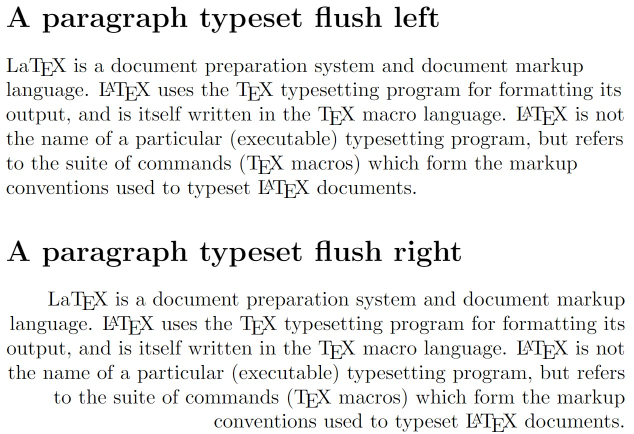
#> input picture A4/img.jpeg, 1267 x 868 px (shown at 1/2 size)
$ jupyter execute Q3.ipynb
#> lines starting #> are read from the running program, lines starting #| are printed output that depends on the picture; long printed decimals are rounded
Huffman coding is a variable-length prefix coding technique. It relies on creating a variable-length code for each symbol (in this case, pixel values) based on their frequency of occurrence in the image. It does not involve any mathematical transforms.

[cell 1]
import heapq
import collections
from PIL import Image

image_path = r"img.jpeg"
image = Image.open(image_path)
#> image is the input picture: PIL image 1267x868 RGB; mean R, G, B 235.6, 235.8, 235.3
image = image.resize((1024, 1024))
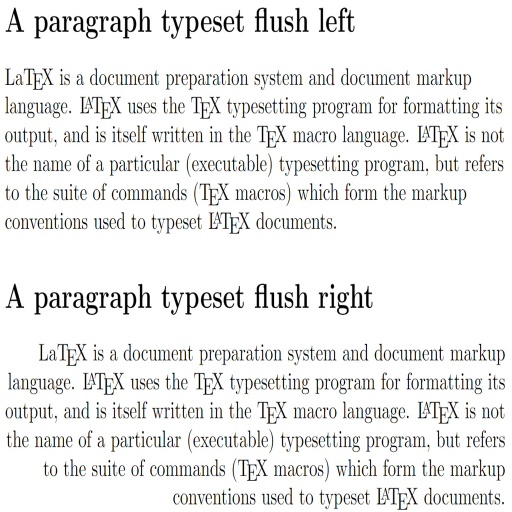
#> image: PIL image 1024x1024 RGB (shown at 1/2 size); mean R, G, B 235.4, 235.6, 235.2

pixel_values = list(image.getdata())
#> pixel_values = 1048576 items

frq = collections.Counter(pixel_values)
#> frq = 92107 items

heap = [[weight, [pixel, ""]] for pixel, weight in frq.items()]
#> heap = 92107 items
heapq.heapify(heap)

while len(heap) > 1:
    lo = heapq.heappop(heap)
    hi = heapq.heappop(heap)
    for pair in lo[1:]:
        pair[1] = '0' + pair[1]
    for pair in hi[1:]:
        pair[1] = '1' + pair[1]
    heapq.heappush(heap, [lo[0] + hi[0]] + lo[1:] + hi[1:])
#> this loop made 92106 passes
#> (lo, hi) on passes 1 to 3: ([1, [(0, 0, 53), '']], [1, [(0, 0, 56), '']]), ([1, [(0, 0, 59), '']], [1, [(0, 0, 60), '']]), ([1, [(0, 1, 7), '']], [1, [(0, 1, 34), '']])
#> after the loop, pair = [(255, 255, 255), '1']

huffman_dict = dict(heap[0][1:])
#> huffman_dict = 92107 items

encoding = ''.join(huffman_dict[pixel] for pixel in pixel_values)

original_size = len(pixel_values) * 8  # Assuming 8 bits per pixel
#> original_size = 8388608
compressed_size = len(encoding)
#> compressed_size = 6029459

huffman_compression_ratio = original_size / compressed_size
#> huffman_compression_ratio = 1.39
print(f"Huffman Compression Ratio: {huffman_compression_ratio:}")
#| Huffman Compression Ratio: 1.391

DCT is a mathematical transform that converts image data into a frequency-domain representation. It is widely used in JPEG compression. DCT captures the frequency components of an image, allowing for efficient compression by quantizing high-frequency components.

[cell 2]
import numpy as np
from scipy.fftpack import dct
from PIL import Image

image_path = r'img.jpeg'
image = Image.open(image_path)
# print(image.size)
image = image.resize((1024, 1024))

gray = image.convert("L")
imarr = np.array(gray)
# print(imarr.shape)
block_size = 8

quantmat = np.array([[16, 11, 10, 16, 24, 40, 51, 61],
                                [12, 12, 14, 19, 26, 58, 60, 55],
                                [14, 13, 16, 24, 40, 57, 69, 56],
                                [14, 17, 22, 29, 51, 87, 80, 62],
                                [18, 22, 37, 56, 68, 109, 103, 77],
                                [24, 35, 55, 64, 81, 104, 113, 92],
                                [49, 64, 78, 87, 103, 121, 120, 101],
                                [72, 92, 95, 98, 112, 100, 103, 99]])

def quantize(k, Q):
    return np.round(k / Q)

def dequantize(l, Q):
    return l * Q

height, width = imarr.shape
#> height = 1024; width = 1024
dctb = np.zeros_like(imarr)

for i in range(0, height, block_size):
    for j in range(0, width, block_size):
        block = imarr[i:i + block_size, j:j + block_size]
        dct_block = dct(dct(block, axis=0), axis=1)

        qb = quantize(dct_block, quantmat)
        dctb[i:i + block_size, j:j + block_size] = qb
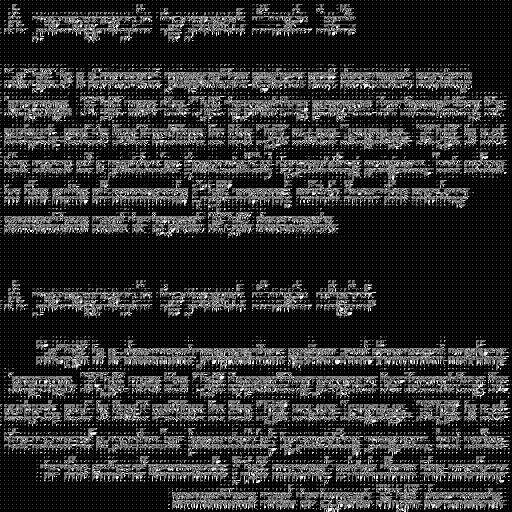
#> dctb: shape (1024, 1024) (shown at 1/2 size); min 0, max 255, mean 45.6

original = height * width * 8
#> original = 8388608
compressed = dctb.size * np.log2(quantmat.max())
#> compressed = 7254953.9

compression_ratio = original / compressed
#> compression_ratio = 1.16

print(f"Compression Ratio: {compression_ratio:}")
#| Compression Ratio: 1.156

KL transform (Karhunen-Loève transform) is a linear transformation that converts data into a set of uncorrelated variables (principal components). It is used for decorrelation and dimensionality reduction.

[cell 3]
import matplotlib.pyplot

image_path = r'img.jpeg'
image = Image.open(image_path)
image = image.resize((1024, 1024))

gray = image.convert("L")
imarr = np.array(gray)
covariance_matrix = np.cov(imarr.astype(float))
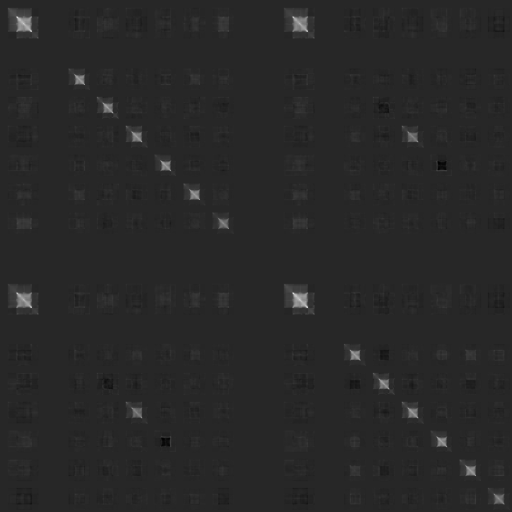
#> covariance_matrix: shape (1024, 1024) float64 (shown at 1/2 size); min -2296.3, max 12650.2, mean 71.5; drawn with min black and max white
e1, e = np.linalg.eigh(covariance_matrix)
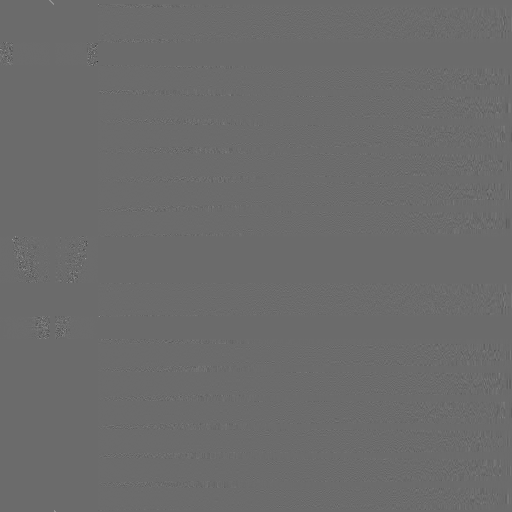
#> e: shape (1024, 1024) float64 (shown at 1/2 size); min -0.735, max 1, mean 1.24e-05; drawn with min black and max white
#> e1 = 1024 values from -2.54e-12 to 363928.8

ind = np.argsort(e1)[::-1]
#> ind = 1024 values, max 1023 at index 0, min 0 at index 1023, mean 511.5
e1 = e1[ind]
#> e1 = 1024 values, max 363928.8 at index 0, min -2.54e-12 at index 1023, mean 2661
e = e[:, ind]

compression_ratio = 0.1
eign = int(compression_ratio * len(e1))
#> eign = 102
sel = e[:, :eign]
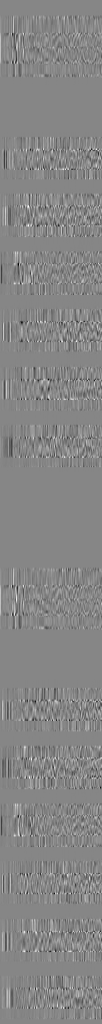
#> sel: shape (1024, 102) float64; min -0.3, max 0.27, mean -0.000199; drawn with min black and max white
compressed_image = np.dot(sel.T, imarr.T).T
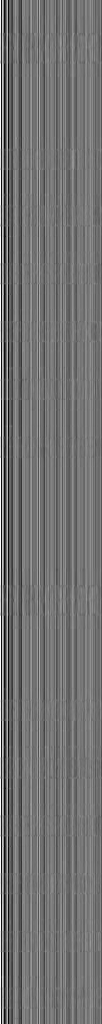
#> compressed_image: shape (1024, 102) float64; min -2209.8, max 2605.6, mean -48.8; drawn with min black and max white
newimage = np.dot(compressed_image, sel.T)
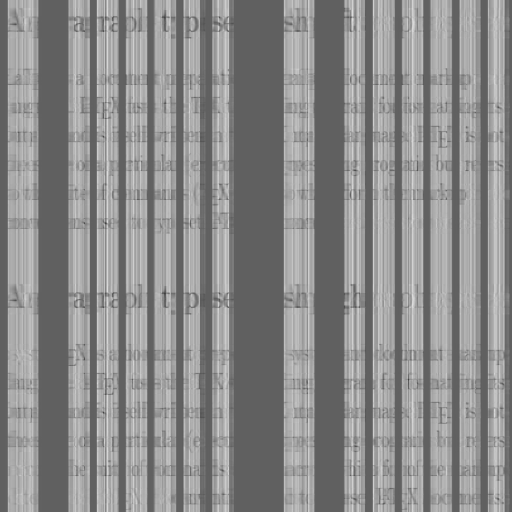
#> newimage: shape (1024, 1024) float64 (shown at 1/2 size); min -314.3, max 515.4, mean 138.8; drawn with min black and max white

original = imarr.size * 8
compressed = eign * (len(e1) + 1) * 64
#> compressed = 6691200

compression_efficiency = original / compressed
#> compression_efficiency = 1.25

print(f"Compression Efficiency: {compression_efficiency:.2f}")
#| Compression Efficiency: 1.25

# matplotlib.pyplot.imshow(image, cmap='gray')
# matplotlib.pyplot.imshow(newimage, cmap='gray')

Haar wavelet transform is a mathematical technique that decomposes an image into wavelet coefficients representing different levels of detail.

[cell 4]
import numpy as np
from PIL import Image
import pywt
import sys

image_path = r'img.jpeg'
image = Image.open(image_path)
image = image.resize((1024, 1024))
gray = image.convert("L")

imarr = np.array(gray)

coeffs = pywt.dwt2(imarr, 'haar')
threshold = 15.0
qc = [np.where(np.abs(coef) < threshold, 0, coef) for coef in coeffs]
#> qc = 2 items

reconstructed_image = pywt.idwt2(qc, 'haar')

original_size_bits = imarr.size * 8
#> original_size_bits = 8388608
compressed_size_bits = sum([np.sum(np.abs(coef) > 0) * np.ceil(np.log2(np.max(np.abs(coef)))) for coef in qc])
#> compressed_size_bits = 3002222

compression_efficiency = original_size_bits / compressed_size_bits
#> compression_efficiency = 2.79

print(f"Compression Efficiency: {compression_efficiency:.2f}")
#| Compression Efficiency: 2.79
